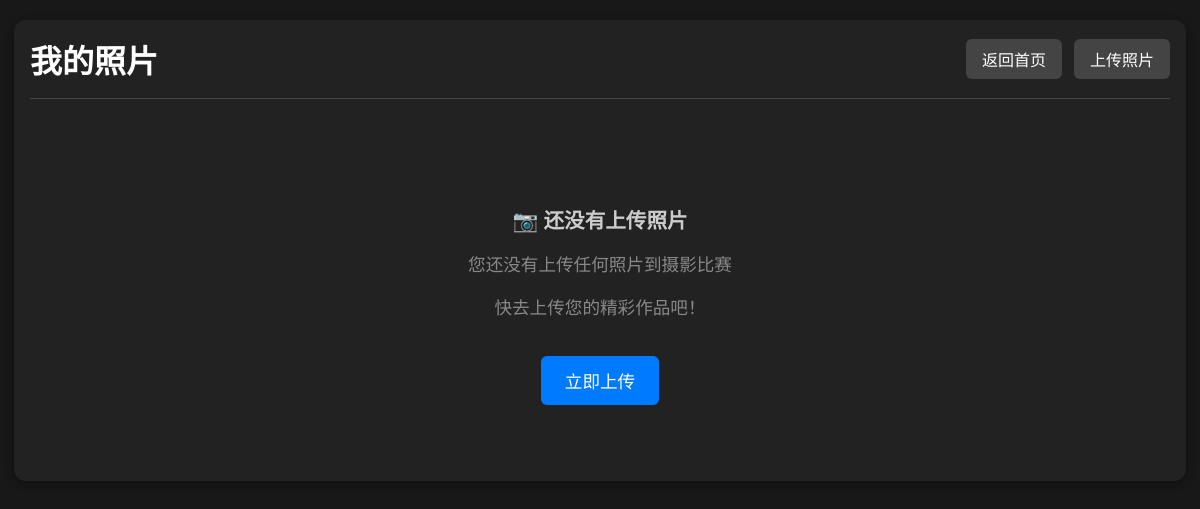
The page /my_photos (signed in) on the database as committed earlier.
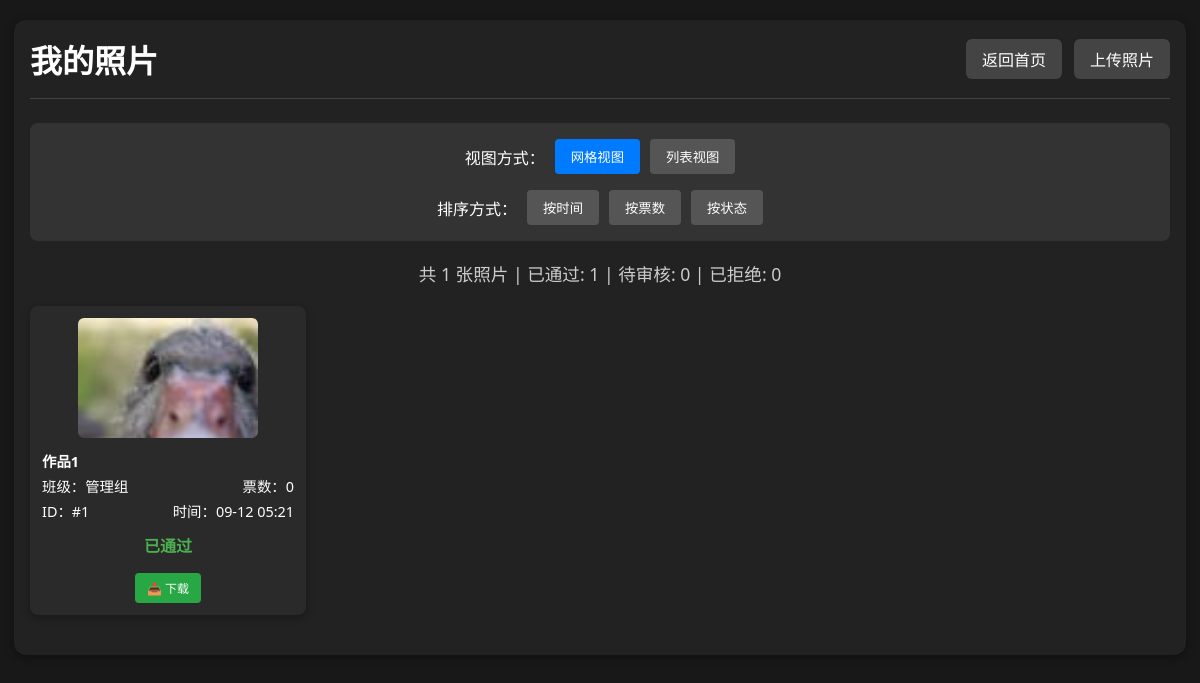
The same page on the database as committed later.
### app.py (models this page shows)
class Photo(db.Model):
    id = db.Column(db.Integer, primary_key=True)
    url = db.Column(db.String(128))
    thumb_url = db.Column(db.String(128))
    title = db.Column(db.String(100), nullable=True)  # 作品名称
    class_name = db.Column(db.String(32))
    student_name = db.Column(db.String(32))
    vote_count = db.Column(db.Integer, default=0)
    user_id = db.Column(db.Integer, db.ForeignKey('user.id'), nullable=False)
    status = db.Column(db.Integer, default=0)  # 0=待审核, 1=已通过, 2=已拒绝
    created_at = db.Column(db.DateTime, default=db.func.current_timestamp())
    votes = db.relationship('Vote', backref='photo', lazy=True)

### app.py (the view)
@app.route('/my_photos')
@login_required
def my_photos():
    user_id = session.get('user_id')
    current_user = User.query.get(user_id)
    my_photos = Photo.query.filter_by(user_id=user_id).order_by(Photo.created_at.desc()).all()
    return render_template('my_photos.html', my_photos=my_photos, current_user=current_user)

### app.py (called while the page is built)
def login_required(f):
    @wraps(f)
    def decorated_function(*args, **kwargs):
        if 'user_id' not in session:
            return redirect(url_for('login'))
        user = User.query.get(session['user_id'])
        if not user or not user.is_active:
            session.clear()  # 清除session
            flash('账户已被禁用，请联系管理员')
            return redirect(url_for('login'))
        return f(*args, **kwargs)
    return decorated_function

### templates/my_photos.html (shortened to what this page needs)
<!DOCTYPE html>
<html lang="zh-cn">
<head>
</head>
<body{% if current_user and current_user.role < 2 %} class="user-protection"{% endif %}>
    <div class="container">
        <div class="header">
            <h1 class="title">我的照片</h1>
            <div class="nav-links">
                <a href="{{ url_for('index') }}" class="nav-btn">返回首页</a>
                <a href="{{ url_for('upload') }}" class="nav-btn">上传照片</a>
            </div>
        </div>
        {% if my_photos %}
        <div class="controls">
            <div class="view-controls">
                <span>视图方式：</span>
                <button class="btn active" onclick="switchView('grid')">网格视图</button>
                <button class="btn" onclick="switchView('list')">列表视图</button>
            </div>
            <div class="sort-controls">
                <span>排序方式：</span>
                <button class="btn active" onclick="sortPhotos('time')">按时间</button>
                <button class="btn" onclick="sortPhotos('votes')">按票数</button>
                <button class="btn" onclick="sortPhotos('status')">按状态</button>
            </div>
        </div>
        <div class="stats">
            共 {{ my_photos|length }} 张照片 |
            已通过: {{ my_photos|selectattr("status", "equalto", 1)|list|length }} |
            待审核: {{ my_photos|selectattr("status", "equalto", 0)|list|length }} |
            已拒绝: {{ my_photos|selectattr("status", "equalto", 2)|list|length }}
        </div>
        <div id="grid-view" class="photo-grid">
            {% for photo in my_photos %}
            <div class="photo-item" data-votes="{{ photo.vote_count }}" data-time="{{ photo.created_at.timestamp() if photo.created_at else 0 }}" data-status="{{ photo.status }}">
                <img src="{{ photo.thumb_url }}" alt="我的照片" onclick="showModal('{{ photo.url }}')">
                <div class="photo-info">
                    {% if photo.title %}
                    <div class="photo-info-row">
                        <span style="font-weight: bold; color: #fff;">{{ photo.title }}</span>
                    </div>
                    {% endif %}
                    <div class="photo-info-row">
                        <span>班级：{{ photo.class_name }}</span>
                        <span>票数：{{ photo.vote_count }}</span>
                    </div>
                    <div class="photo-info-row">
                        <span>ID：#{{ photo.id }}</span>
                        <span>时间：{{ photo.created_at.strftime('%m-%d %H:%M') if photo.created_at else '' }}</span>
                    </div>
                </div>
                <div class="photo-status">
                    {% if photo.status == 0 %}
                        <span class="status-pending">待审核</span>
                    {% elif photo.status == 1 %}
                        <span class="status-approved">已通过</span>
                    {% else %}
                        <span class="status-rejected">已拒绝</span>
                    {% endif %}
                </div>
                <div class="photo-actions">
                    <a href="{{ url_for('download_my_photo', photo_id=photo.id) }}" class="btn download-btn">📥 下载</a>
                </div>
            </div>
            {% endfor %}
        </div>
        {% else %}
        <div class="empty-state">
            <h3>📷 还没有上传照片</h3>
            <p>您还没有上传任何照片到摄影比赛</p>
            <p>快去上传您的精彩作品吧！</p>
            <a href="{{ url_for('upload') }}" class="upload-link">立即上传</a>
        </div>
        {% endif %}
    </div>
</body>
</html>

Rows that differ between the two databases and show on the page:
added Photo: thumb_url (picture), title "作品1", class_name "管理组", vote_count "0", id "1", created_at "09-12 05:21", status "已通过"
Other text that changed with them:
{{ my_photos|length }}: (not shown) → "1"
{{ my_photos|selectattr("status", "equalto", 1)|list|length }}: (not shown) → "1"
{{ my_photos|selectattr("status", "equalto", 0)|list|length }}: (not shown) → "0"
{{ my_photos|selectattr("status", "equalto", 2)|list|length }}: (not shown) → "0"
text no longer shown: "📷 还没有上传照片 您还没有上传任何照片到摄影比赛 快去上传您的精彩作品吧！ 立即上传"
text now shown: "视图方式： 网格视图 列表视图 排序方式： 按时间 按票数 按状态 共 张照片 | 已通过: | 待审核: | 已拒绝:"
